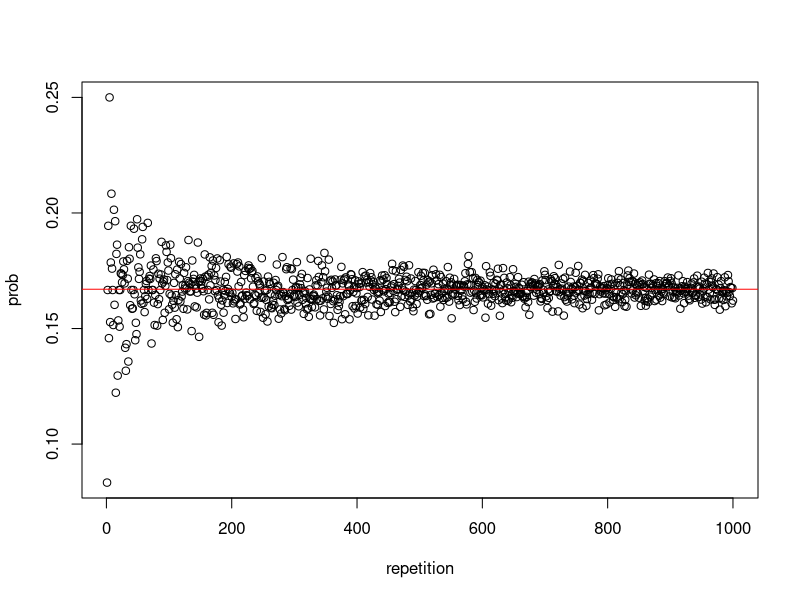

Generate this figure with R:
library(tidyverse)


# Raphael Weldon ----------------------------------------------------------

res <- c()
for (i in 1:1000) {
  x <- replicate(sample(1:6, 12, replace=TRUE), n=i) 
  res[i] <- sum(x == 1) / (12*i)
}
plot(res, xlab = "repetition", ylab = "prob")
abline(h = 0.167, col = "red")



# monty 1 -----------------------------------------------------------------

doors <- c("A","B","C")

xdata <- c()
for (i in 1:1000){
  prize <- sample(doors)[1]
  pick <- sample(doors)[1]
  open <- sample(doors[which((doors != pick) & (doors != prize))])[1]
  switchyes <- doors[which((doors != pick)&(doors != open))]
  if (pick == prize){xdata <- c(xdata,"nowin")}
  if (switchyes == prize){xdata <- c(xdata, "yeswin")}
}

length(which(xdata == "yeswin")) / i
length(which(xdata == "nowin")) / i



# monty 2 -----------------------------------------------------------------

ydata <- c()
for (i in 1:1000){
  prize <- doors[1]
  pick <- sample(doors)[1]
  open <- sample(doors[which((doors != pick) & (doors != prize))])[1]
  switchyes <- doors[which((doors != pick)&(doors != open))]
  if (pick == prize){ydata <- c(ydata,"nowin")}
  if (switchyes == prize){ydata <- c(ydata, "yeswin")}
}

length(which(ydata == "yeswin")) / i
length(which(ydata == "nowin")) / i
